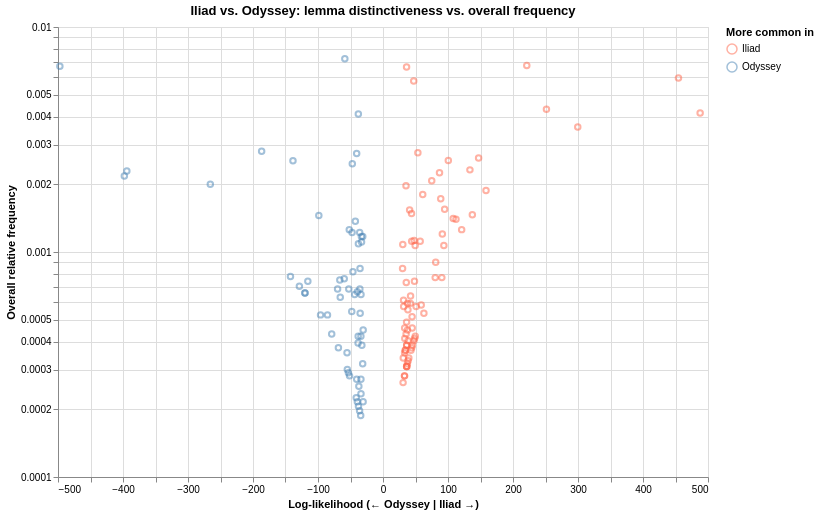

Source (notebook cell):
### Code cell
alt.Chart(work_plot_df).mark_point(opacity=0.5, size=30).encode(
    x=alt.X("log_likelihood:Q", title="Log-likelihood (← Odyssey | Iliad →)"),
    y=alt.Y(
        "relative_frequency:Q",
        title="Overall relative frequency",
        scale=alt.Scale(type="log"),
    ),
    color=alt.Color(
        "work:N",
        scale=alt.Scale(domain=["Iliad", "Odyssey"], range=["tomato", "steelblue"]),
        legend=alt.Legend(title="More common in"),
    ),
    tooltip=["lemma:N", "log_likelihood:Q", "relative_frequency:Q"],
).properties(
    title="Iliad vs. Odyssey: lemma distinctiveness vs. overall frequency",
    width=650,
    height=450,
)

### Figure 1 — Vega-Lite specification as saved in the notebook (floating-point values rounded to 4 significant figures; data arrays with more than 128 entries replaced by an {"elided": "..."} marker saying what was removed)
{"config": {"view": {"continuousWidth": 300, "continuousHeight": 300}}, "data": {"name": "data-abf724682f54a9b8a766b6dbabe66656"}, "mark": {"type": "point", "opacity": 0.5, "size": 30}, "encoding": {"color": {"field": "work", "legend": {"title": "More common in"}, "scale": {"domain": ["Iliad", "Odyssey"], "range": ["tomato", "steelblue"]}, "type": "nominal"}, "tooltip": [{"field": "lemma", "type": "nominal"}, {"field": "log_likelihood", "type": "quantitative"}, {"field": "relative_frequency", "type": "quantitative"}], "x": {"field": "log_likelihood", "title": "Log-likelihood (← Odyssey | Iliad →)", "type": "quantitative"}, "y": {"field": "relative_frequency", "scale": {"type": "log"}, "title": "Overall relative frequency", "type": "quantitative"}}, "height": 450, "title": "Iliad vs. Odyssey: lemma distinctiveness vs. overall frequency", "width": 650, "$schema": "https://vega.github.io/schema/vega-lite/v6.4.1.json", "datasets": {"data-abf724682f54a9b8a766b6dbabe66656": {"elided": "136 records"}}}
